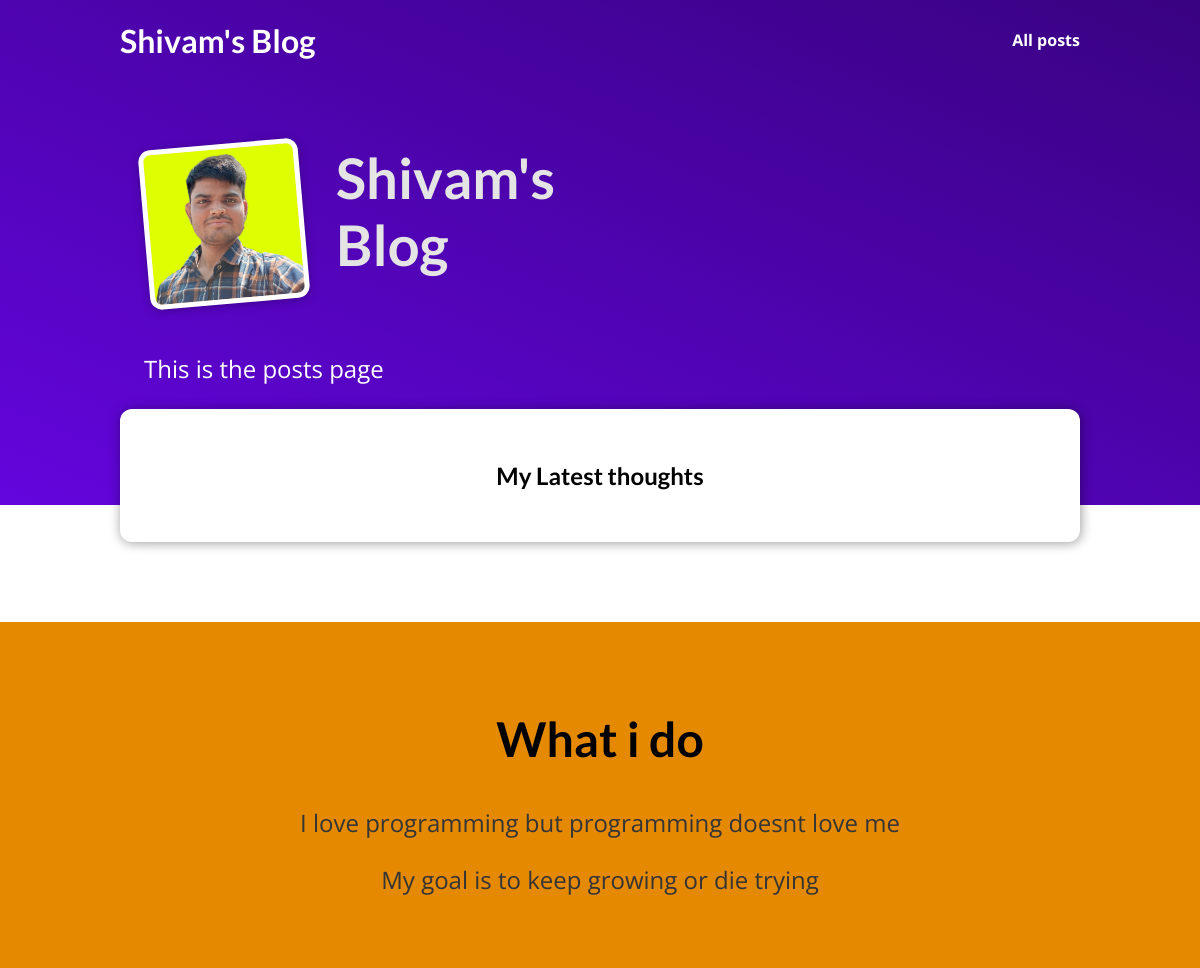
/, run on an earlier commit of the app's database.
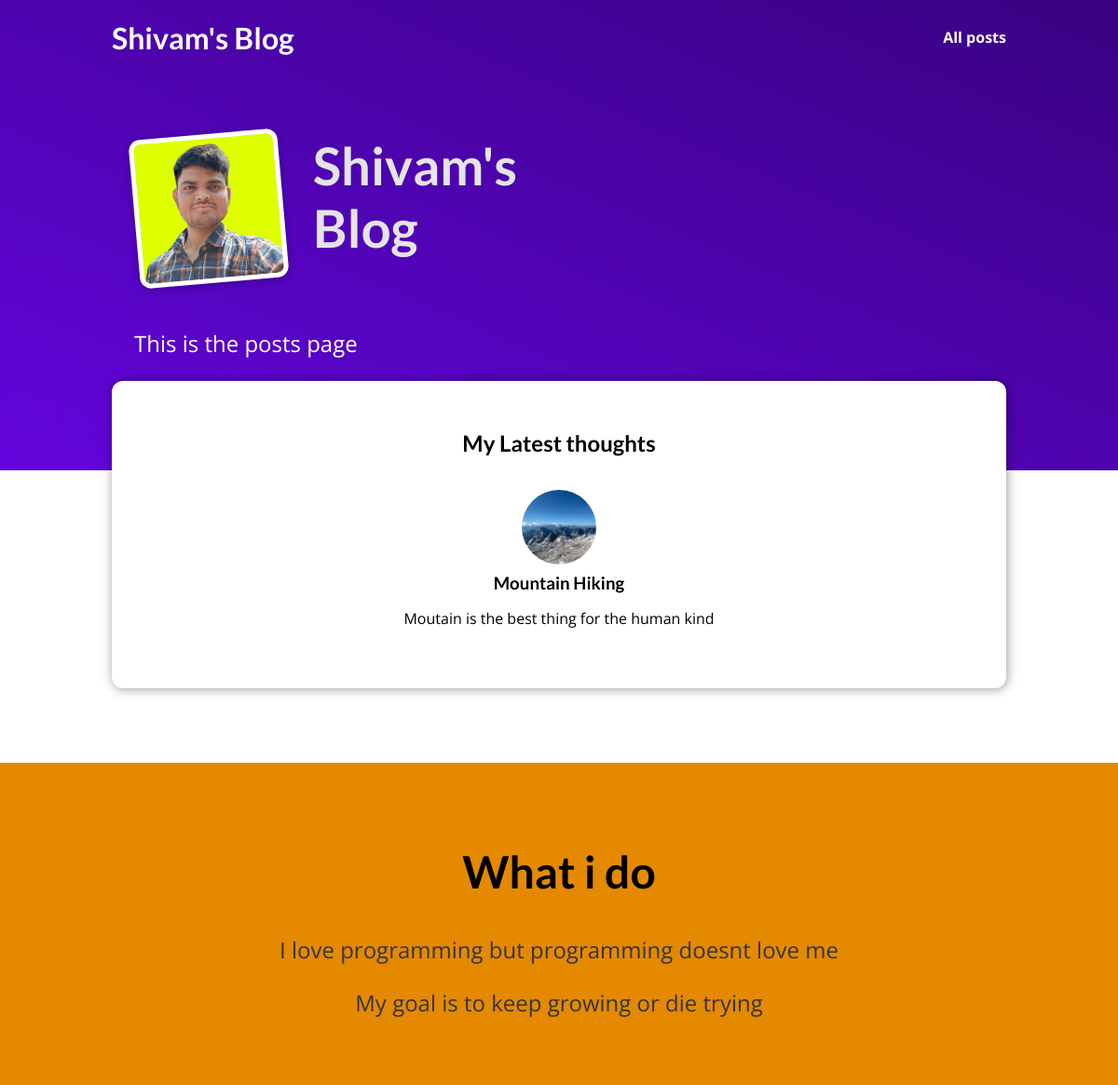
And on a later commit of the database.
### blog/models.py (models this page shows, shortened)
class Blog(models.Model):
    title=models.CharField(max_length=50,null=False)
    image=models.CharField(max_length=50)
    excerpt=models.CharField(max_length=100)
    date=models.DateField()
    slug=models.SlugField(default="",blank=True, null=False,db_index=True)
    content=models.TextField(max_length=500)
    author=models.ForeignKey(Author,on_delete=models.CASCADE,related_name="blogs",null=True)
    tags=models.ManyToManyField(Tags,null=True)

### blog/views.py (the view)
# urls.py: path("",views.starting_page,name="starting-page"),
def starting_page(request):
    return render(request, "blog/index.html",{
        "posts":all_post
    })

### blog/templates/blog/index.html (shortened to what this page needs)
{% extends "base.html" %}
{% load static %}
{% block css_files %}
<link rel="stylesheet" href="{% static "blog/index.css" %}" />
<link rel="stylesheet" href="{% static "blog/post.css" %}" />
{% endblock %}
{% block content %}
<section id="welcome">
<header>
    <img src="{% static "blog/images/shivam.jpeg" %}" alt="Shivam-The Author of this blog"/>
    <h2>Shivam's Blog</h2>
</header>
<p>This is the posts page</p>
</section>
<section id="latest-posts">
    <h2>My Latest thoughts</h2>
<ul>{% for post in posts %}
    {% include "blog/includes/post.html" %}
    {% endfor %}
</ul>
</section>
<section id="about">
    <h2>What i do</h2>
    <p>I love programming but programming doesnt love me</p>
    <p>My goal is to keep growing or die trying</p>
</section>
{% endblock %}

### blog/templates/blog/includes/post.html
{% load static %}
<li><article class="post">
    <a href="{% url "post-detail-page" post.slug %}">
        <img src="{% static "blog/images/"|add:post.image %}" alt={{post.title}}/>
        <div class="post_content">
            <h3>{{post.title}}</h3>
            <p>{{post.excerpt}}</p>
        </div>
    </a>
</article>
</li>

What changed in the data, as far as the page shows it:
added Blog: image (picture), title "Mountain Hiking", excerpt "Moutain is the best thing for the human kind"
